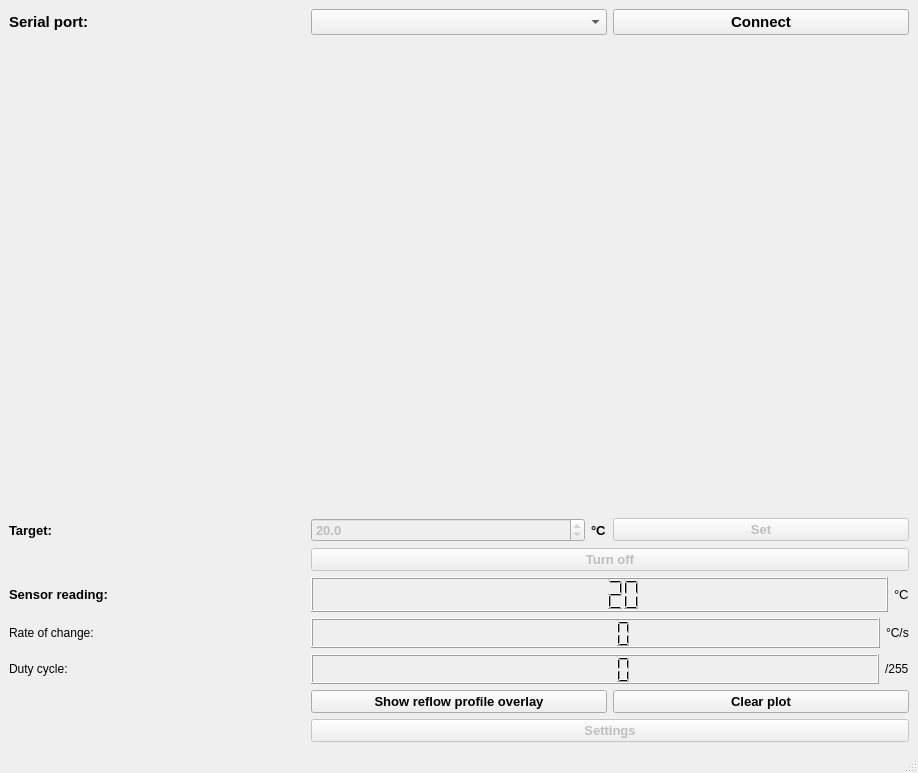
<?xml version="1.0" encoding="UTF-8"?>
<ui version="4.0">
 <author>Allison Pessoa</author>
 <class>MainWindow</class>
 <widget class="QMainWindow" name="MainWindow">
  <property name="geometry">
   <rect>
    <x>0</x>
    <y>0</y>
    <width>918</width>
    <height>773</height>
   </rect>
  </property>
  <property name="windowTitle">
   <string>Heatplate controller</string>
  </property>
  <property name="windowIcon">
   <iconset>
    <normaloff>icon.ico</normaloff>icon.ico</iconset>
  </property>
  <widget class="QWidget" name="centralwidget">
   <layout class="QGridLayout" name="gridLayout">
    <item row="12" column="1">
     <widget class="QPushButton" name="overlay_button">
      <property name="font">
       <font>
        <pointsize>10</pointsize>
        <bold>true</bold>
       </font>
      </property>
      <property name="text">
       <string>Show reflow profile overlay</string>
      </property>
     </widget>
    </item>
    <item row="0" column="1">
     <widget class="QComboBox" name="serial_port_combo">
      <property name="font">
       <font>
        <pointsize>11</pointsize>
       </font>
      </property>
     </widget>
    </item>
    <item row="19" column="1" colspan="2">
     <widget class="QPushButton" name="settings_button">
      <property name="enabled">
       <bool>false</bool>
      </property>
      <property name="font">
       <font>
        <pointsize>10</pointsize>
        <bold>true</bold>
       </font>
      </property>
      <property name="text">
       <string>Settings</string>
      </property>
     </widget>
    </item>
    <item row="10" column="0">
     <widget class="QLabel" name="label_7">
      <property name="text">
       <string>Rate of change:</string>
      </property>
     </widget>
    </item>
    <item row="0" column="0">
     <widget class="QLabel" name="SerialPortLabel">
      <property name="font">
       <font>
        <pointsize>11</pointsize>
        <bold>true</bold>
       </font>
      </property>
      <property name="text">
       <string>Serial port:</string>
      </property>
     </widget>
    </item>
    <item row="7" column="1">
     <layout class="QHBoxLayout" name="horizontalLayout">
      <item>
       <widget class="QDoubleSpinBox" name="target_temp_spinner">
        <property name="enabled">
         <bool>false</bool>
        </property>
        <property name="sizePolicy">
         <sizepolicy hsizetype="Minimum" vsizetype="Fixed">
          <horstretch>1</horstretch>
          <verstretch>0</verstretch>
         </sizepolicy>
        </property>
        <property name="font">
         <font>
          <pointsize>10</pointsize>
          <bold>true</bold>
         </font>
        </property>
        <property name="decimals">
         <number>1</number>
        </property>
        <property name="maximum">
         <double>260.000000000000000</double>
        </property>
        <property name="singleStep">
         <double>0.500000000000000</double>
        </property>
        <property name="value">
         <double>20.000000000000000</double>
        </property>
       </widget>
      </item>
      <item>
       <widget class="QLabel" name="label_4">
        <property name="font">
         <font>
          <pointsize>10</pointsize>
          <bold>true</bold>
         </font>
        </property>
        <property name="text">
         <string>°C</string>
        </property>
       </widget>
      </item>
     </layout>
    </item>
    <item row="7" column="2">
     <widget class="QPushButton" name="set_target_button">
      <property name="enabled">
       <bool>false</bool>
      </property>
      <property name="font">
       <font>
        <pointsize>10</pointsize>
        <bold>true</bold>
       </font>
      </property>
      <property name="text">
       <string>Set</string>
      </property>
     </widget>
    </item>
    <item row="9" column="0">
     <widget class="QLabel" name="label_2">
      <property name="font">
       <font>
        <pointsize>10</pointsize>
        <bold>true</bold>
       </font>
      </property>
      <property name="text">
       <string>Sensor reading:</string>
      </property>
     </widget>
    </item>
    <item row="0" column="2">
     <widget class="QPushButton" name="connect_button">
      <property name="enabled">
       <bool>true</bool>
      </property>
      <property name="font">
       <font>
        <pointsize>11</pointsize>
        <bold>true</bold>
       </font>
      </property>
      <property name="text">
       <string>Connect</string>
      </property>
      <property name="checkable">
       <bool>true</bool>
      </property>
      <property name="checked">
       <bool>false</bool>
      </property>
     </widget>
    </item>
    <item row="9" column="1" colspan="2">
     <layout class="QHBoxLayout" name="horizontalLayout_2">
      <item>
       <widget class="QLCDNumber" name="temperature_display">
        <property name="enabled">
         <bool>true</bool>
        </property>
        <property name="sizePolicy">
         <sizepolicy hsizetype="Minimum" vsizetype="Minimum">
          <horstretch>1</horstretch>
          <verstretch>0</verstretch>
         </sizepolicy>
        </property>
        <property name="minimumSize">
         <size>
          <width>0</width>
          <height>35</height>
         </size>
        </property>
        <property name="value" stdset="0">
         <double>20.000000000000000</double>
        </property>
       </widget>
      </item>
      <item>
       <widget class="QLabel" name="label_3">
        <property name="font">
         <font>
          <pointsize>10</pointsize>
         </font>
        </property>
        <property name="text">
         <string>°C</string>
        </property>
       </widget>
      </item>
     </layout>
    </item>
    <item row="10" column="1" colspan="2">
     <layout class="QHBoxLayout" name="horizontalLayout_4">
      <item>
       <widget class="QLCDNumber" name="rate_of_change_display">
        <property name="sizePolicy">
         <sizepolicy hsizetype="Minimum" vsizetype="Minimum">
          <horstretch>1</horstretch>
          <verstretch>0</verstretch>
         </sizepolicy>
        </property>
        <property name="minimumSize">
         <size>
          <width>0</width>
          <height>30</height>
         </size>
        </property>
       </widget>
      </item>
      <item>
       <widget class="QLabel" name="label_8">
        <property name="text">
         <string>°C/s</string>
        </property>
       </widget>
      </item>
     </layout>
    </item>
    <item row="12" column="2">
     <widget class="QPushButton" name="clear_plot_button">
      <property name="font">
       <font>
        <pointsize>10</pointsize>
        <bold>true</bold>
       </font>
      </property>
      <property name="text">
       <string>Clear plot</string>
      </property>
     </widget>
    </item>
    <item row="11" column="0">
     <widget class="QLabel" name="label_5">
      <property name="text">
       <string>Duty cycle:</string>
      </property>
     </widget>
    </item>
    <item row="11" column="1" colspan="2">
     <layout class="QHBoxLayout" name="horizontalLayout_3">
      <item>
       <widget class="QLCDNumber" name="duty_display">
        <property name="sizePolicy">
         <sizepolicy hsizetype="Minimum" vsizetype="Minimum">
          <horstretch>1</horstretch>
          <verstretch>0</verstretch>
         </sizepolicy>
        </property>
        <property name="minimumSize">
         <size>
          <width>0</width>
          <height>30</height>
         </size>
        </property>
       </widget>
      </item>
      <item>
       <widget class="QLabel" name="label_6">
        <property name="text">
         <string>/255</string>
        </property>
       </widget>
      </item>
     </layout>
    </item>
    <item row="8" column="1" colspan="2">
     <widget class="QPushButton" name="turn_off_button">
      <property name="enabled">
       <bool>false</bool>
      </property>
      <property name="font">
       <font>
        <pointsize>10</pointsize>
        <bold>true</bold>
       </font>
      </property>
      <property name="text">
       <string>Turn off</string>
      </property>
     </widget>
    </item>
    <item row="3" column="0" colspan="3">
     <widget class="PlotWidget" name="graphWidget" native="true">
      <property name="sizePolicy">
       <sizepolicy hsizetype="Expanding" vsizetype="Expanding">
        <horstretch>1</horstretch>
        <verstretch>1</verstretch>
       </sizepolicy>
      </property>
      <property name="minimumSize">
       <size>
        <width>900</width>
        <height>450</height>
       </size>
      </property>
     </widget>
    </item>
    <item row="7" column="0">
     <widget class="QLabel" name="label">
      <property name="font">
       <font>
        <pointsize>10</pointsize>
        <bold>true</bold>
       </font>
      </property>
      <property name="text">
       <string>Target:</string>
      </property>
     </widget>
    </item>
   </layout>
  </widget>
  <widget class="QStatusBar" name="statusbar"/>
  <action name="actionNovo">
   <property name="text">
    <string>Novo</string>
   </property>
  </action>
  <action name="actionAbrir">
   <property name="text">
    <string>Abrir</string>
   </property>
  </action>
  <action name="actionSair">
   <property name="text">
    <string>Sair</string>
   </property>
  </action>
 </widget>
 <customwidgets>
  <customwidget>
   <class>PlotWidget</class>
   <extends>QWidget</extends>
   <header>pyqtgraph</header>
   <container>1</container>
  </customwidget>
 </customwidgets>
 <resources/>
 <connections/>
</ui>
